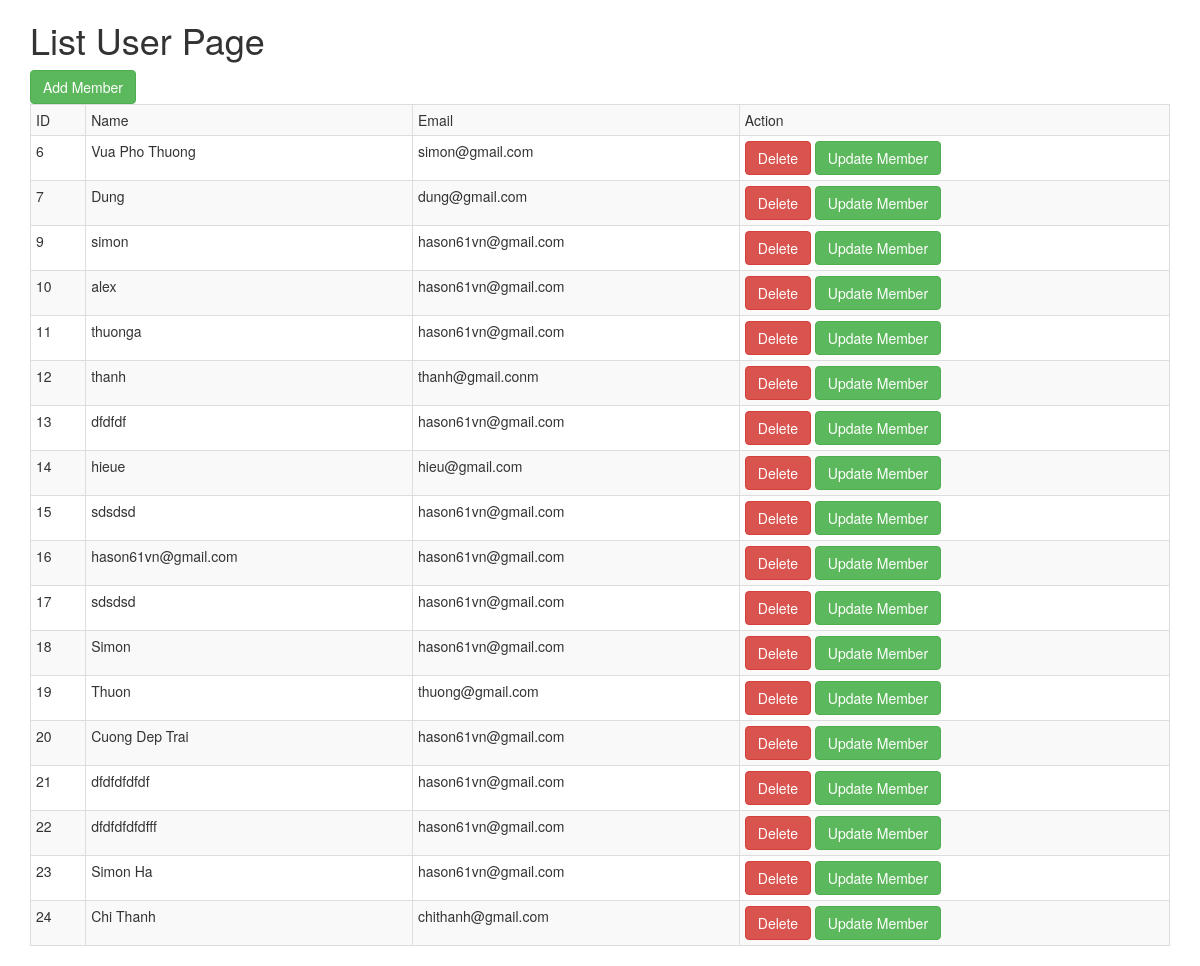
Screenshot of /index.php/user/list_user with the database file from the repository.
### tables this page shows
CREATE TABLE `member` (
  `id` int(11) NOT NULL AUTO_INCREMENT,
  `username` varchar(45) DEFAULT NULL,
  `email` varchar(45) DEFAULT NULL,
  `password` varchar(45) DEFAULT NULL,
  `age` int(11) DEFAULT NULL,
  PRIMARY KEY (`id`)
);

### application/controllers/User.php (called while the page is built, shortened)
<?php
class User extends CI_Controller {
	function __construct()
    {
        $this->load->helper("url");
        $this->load->model('User_model');
    }
	public function list_user() {
		$data['all_user'] = $this->User_model->getAll();
		$data['title'] = 'List User Page';
		$this->load->view('user/list_user', $data);
	}
}

### index.php (called while the page is built, shortened)
<?php
require_once BASEPATH.'core/CodeIgniter.php';

### application/models/User_model.php (called while the page is built, shortened)
<?php
class User_model extends CI_Model {
    public function getAll() {
    	$query = $this->db->get('member');
    	$data = $query->result();
    	return $data;
    }
}
?>

### application/views/user/list_user.php (the view, shortened to what this page needs)
<!DOCTYPE html>
<html lang="en">
<head>
	<link rel="stylesheet" href="https://maxcdn.bootstrapcdn.com/bootstrap/3.3.7/css/bootstrap.min.css">
</head>
<body>
	<div class="container">
		<h1><?php echo $title;?></h1>
		<a href="<?php echo base_url().'user/register';?>">
			<button type="button" class="btn btn-success">Add Member</button>
		</a>
		<table class="table table-striped table-bordered table table-hove table-condensed">
			<tr>
				<td>ID</td>
				<td>Name</td>
				<td>Email</td>
				<td>Action</td>
			</tr>
			<?php foreach($all_user as $key => $value) { ?>
			<tr>
				<td><?php echo $value->id;?></td>
				<td><?php echo $value->username;?></td>
				<td><?php echo $value->email;?></td>
				<td>
					<a href="<?php echo base_url().'user/delete/'.$value->id;?>">
						<button type="button" class="btn btn-danger">Delete</button>
					</a>
					<a href="<?php echo base_url().'user/update/'.$value->id;?>">
						<button type="button" class="btn btn-success">Update Member</button>
					</a>
				</td>
		<f	/tr>
			<?php } ?>
		</table>
	</div>
</body>
</html>

### rows the page displays
member: id "6", username "Vua Pho Thuong", email "simon@gmail.com"
member: id "7", username "Dung", email "dung@gmail.com"
member: id "9", username "simon", email "hason61vn@gmail.com"
member: id "10", username "alex", email "hason61vn@gmail.com"
member: id "11", username "thuonga", email "hason61vn@gmail.com"
member: id "12", username "thanh", email "thanh@gmail.conm"
member: id "13", username "dfdfdf", email "hason61vn@gmail.com"
member: id "14", username "hieue", email "hieu@gmail.com"
member: id "15", username "sdsdsd", email "hason61vn@gmail.com"
member: id "16", username "hason61vn@gmail.com", email "hason61vn@gmail.com"
member: id "17", username "sdsdsd", email "hason61vn@gmail.com"
member: id "18", username "Simon", email "hason61vn@gmail.com"
member: id "19", username "Thuon", email "thuong@gmail.com"
member: id "20", username "Cuong Dep Trai", email "hason61vn@gmail.com"
member: id "21", username "dfdfdfdfdf", email "hason61vn@gmail.com"
member: id "22", username "dfdfdfdfdfff", email "hason61vn@gmail.com"
member: id "23", username "Simon Ha", email "hason61vn@gmail.com"
member: id "24", username "Chi Thanh", email "chithanh@gmail.com"

### other values shown
$title "List User Page"
